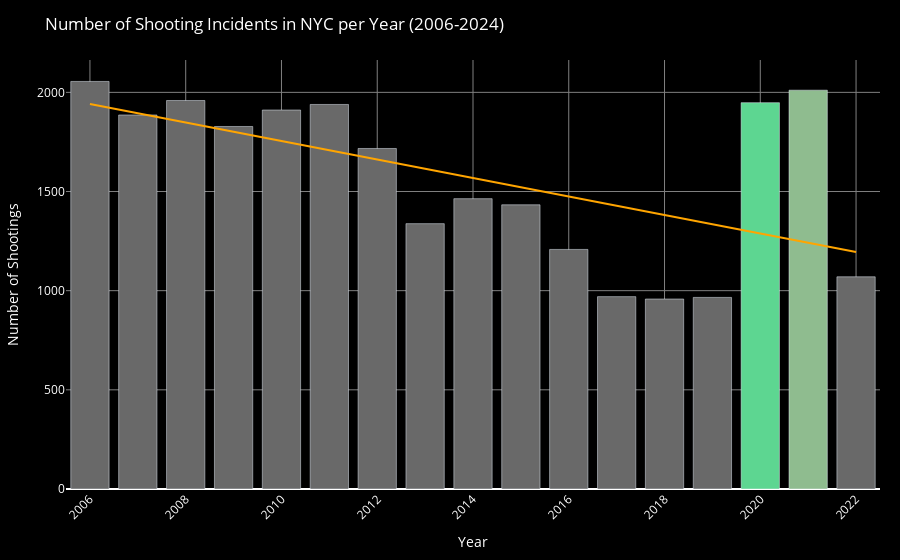

The notebook cell saved with this chart:
### Code cell
cleaned_data['OCCUR_DATE'] = pd.to_datetime(cleaned_data['OCCUR_DATE'])
cleaned_data['YEAR'] = cleaned_data['OCCUR_DATE'].dt.year
# cleaned_data['OCCUR_TIME'] = pd.to_datetime(cleaned_data['OCCUR_TIME'], format='%H:%M:%S').dt.hour

# Group data by year and count incidents
incidents_per_year = cleaned_data.groupby('YEAR').size().reset_index(name='Incidents')
incidents_per_year['color'] =incidents_per_year['YEAR'].map(year_to_color_2020_2021)

# Calculate the trend line
x = incidents_per_year['YEAR']  # Years
y = incidents_per_year['Incidents']  # Incident counts
coefficients = np.polyfit(x, y, 1)
trend_line = np.poly1d(coefficients)

# Create a DataFrame for the trend line
trend_df = pd.DataFrame({
    'YEAR': x,
    'Trend': trend_line(x)
})


# Plotting with Plotly Express
fig = px.bar(incidents_per_year, x='YEAR', y='Incidents', text='Incidents',
             labels={'YEAR': 'Year', 'Incidents': 'Number of Shootings'},
             title='Number of Shooting Incidents in NYC per Year (2006-2024)',
             color_discrete_sequence=['skyblue'])
fig.update_traces(texttemplate='%{text}', textposition='outside', textfont=dict(size=10))
fig.add_scatter(x=trend_df['YEAR'], y=trend_df['Trend'], mode='lines',
                name='Trend Line', line=dict(color=emphasis_color))


# Calculate the trend line
x = incidents_per_year['YEAR']  # Years
y = incidents_per_year['Incidents']  # Incident counts
coefficients = np.polyfit(x, y, 1)
trend_line = np.poly1d(coefficients)

# Create a DataFrame for the trend line
trend_df = pd.DataFrame({
    'YEAR': x,
    'Trend': trend_line(x)
})

# Create the bar chart
fig = go.Figure()

# Add bars
for idx, row in incidents_per_year.iterrows():
    fig.add_trace(go.Bar(x=[row['YEAR']], y=[row['Incidents']], 
                         marker_color=row['color'], name=str(row['YEAR'])))

# Add trend line
fig.add_trace(go.Scatter(x=trend_df['YEAR'], y=trend_df['Trend'], mode='lines',
                         name='Trend Line', line=dict(color=emphasis_color)))

# Enhance the plot
fig.update_layout(
    title='Number of Shooting Incidents in NYC per Year (2006-2024)',
    title_font_color='white',  # Set title color to white for visibility
    xaxis=dict(
        title='Year',
        tickangle=-45,
        # title_font_color='white',  # Set x-axis title color to white
        # tickfont_color='white',  # Set x-axis tick labels to white
        gridcolor='gray',  # Set grid color for better visibility against black
    ),
    yaxis=dict(
        title='Number of Shootings',
        title_font_color='white',  # Set y-axis title color to white
        tickfont_color='white',  # Set y-axis tick labels to white
        gridcolor='gray',  # Set grid color for better visibility against black
    ),
    plot_bgcolor='black',  # Set the plotting area background to black
    paper_bgcolor='black',  # Set the entire chart background to black
    showlegend=False,
    margin=dict(l=30, r=20, t=60, b=20),
    font=dict(
        color='white'  # Ensure all default text (like legend, annotations) is white
    )
)


fig.show()
pio.write_html(fig, file='shootings_by_year.html', auto_open=False)

### Figure 1 — Plotly figure (JSON) as saved in the notebook; plotly's stock layout.template omitted (floating-point values rounded to 4 significant figures)
{"data": [{"marker": {"color": "rgb(105,105,105)"}, "name": "2006", "type": "bar", "x": [2006], "y": [2055]}, {"marker": {"color": "rgb(105,105,105)"}, "name": "2007", "type": "bar", "x": [2007], "y": [1886]}, {"marker": {"color": "rgb(105,105,105)"}, "name": "2008", "type": "bar", "x": [2008], "y": [1959]}, {"marker": {"color": "rgb(105,105,105)"}, "name": "2009", "type": "bar", "x": [2009], "y": [1828]}, {"marker": {"color": "rgb(105,105,105)"}, "name": "2010", "type": "bar", "x": [2010], "y": [1911]}, {"marker": {"color": "rgb(105,105,105)"}, "name": "2011", "type": "bar", "x": [2011], "y": [1939]}, {"marker": {"color": "rgb(105,105,105)"}, "name": "2012", "type": "bar", "x": [2012], "y": [1717]}, {"marker": {"color": "rgb(105,105,105)"}, "name": "2013", "type": "bar", "x": [2013], "y": [1338]}, {"marker": {"color": "rgb(105,105,105)"}, "name": "2014", "type": "bar", "x": [2014], "y": [1464]}, {"marker": {"color": "rgb(105,105,105)"}, "name": "2015", "type": "bar", "x": [2015], "y": [1433]}, {"marker": {"color": "rgb(105,105,105)"}, "name": "2016", "type": "bar", "x": [2016], "y": [1208]}, {"marker": {"color": "rgb(105,105,105)"}, "name": "2017", "type": "bar", "x": [2017], "y": [970]}, {"marker": {"color": "rgb(105,105,105)"}, "name": "2018", "type": "bar", "x": [2018], "y": [958]}, {"marker": {"color": "rgb(105,105,105)"}, "name": "2019", "type": "bar", "x": [2019], "y": [966]}, {"marker": {"color": "rgb(93,214,145)"}, "name": "2020", "type": "bar", "x": [2020], "y": [1948]}, {"marker": {"color": "rgb(143,188,143)"}, "name": "2021", "type": "bar", "x": [2021], "y": [2011]}, {"marker": {"color": "rgb(105,105,105)"}, "name": "2022", "type": "bar", "x": [2022], "y": [1070]}, {"line": {"color": "rgb(255,165,0)"}, "mode": "lines", "name": "Trend Line", "type": "scatter", "x": [2006, 2007, 2008, 2009, 2010, 2011, 2012, 2013, 2014, 2015, 2016, 2017, 2018, 2019, 2020, 2021, 2022], "y": [1941.0, 1895.0, 1848.0, 1801.0, 1755.0, 1708.0, 1662.0, 1615.0, 1568.0, 1522.0, 1475.0, 1428.0, 1382.0, 1335.0, 1289.0, 1242.0, 1195.0]}], "layout": {"font": {"color": "white"}, "margin": {"b": 20, "l": 30, "r": 20, "t": 60}, "paper_bgcolor": "black", "plot_bgcolor": "black", "showlegend": false, "title": {"font": {"color": "white"}, "text": "Number of Shooting Incidents in NYC per Year (2006-2024)"}, "xaxis": {"gridcolor": "gray", "tickangle": -45, "title": {"text": "Year"}}, "yaxis": {"gridcolor": "gray", "tickfont": {"color": "white"}, "title": {"font": {"color": "white"}, "text": "Number of Shootings"}}}}
